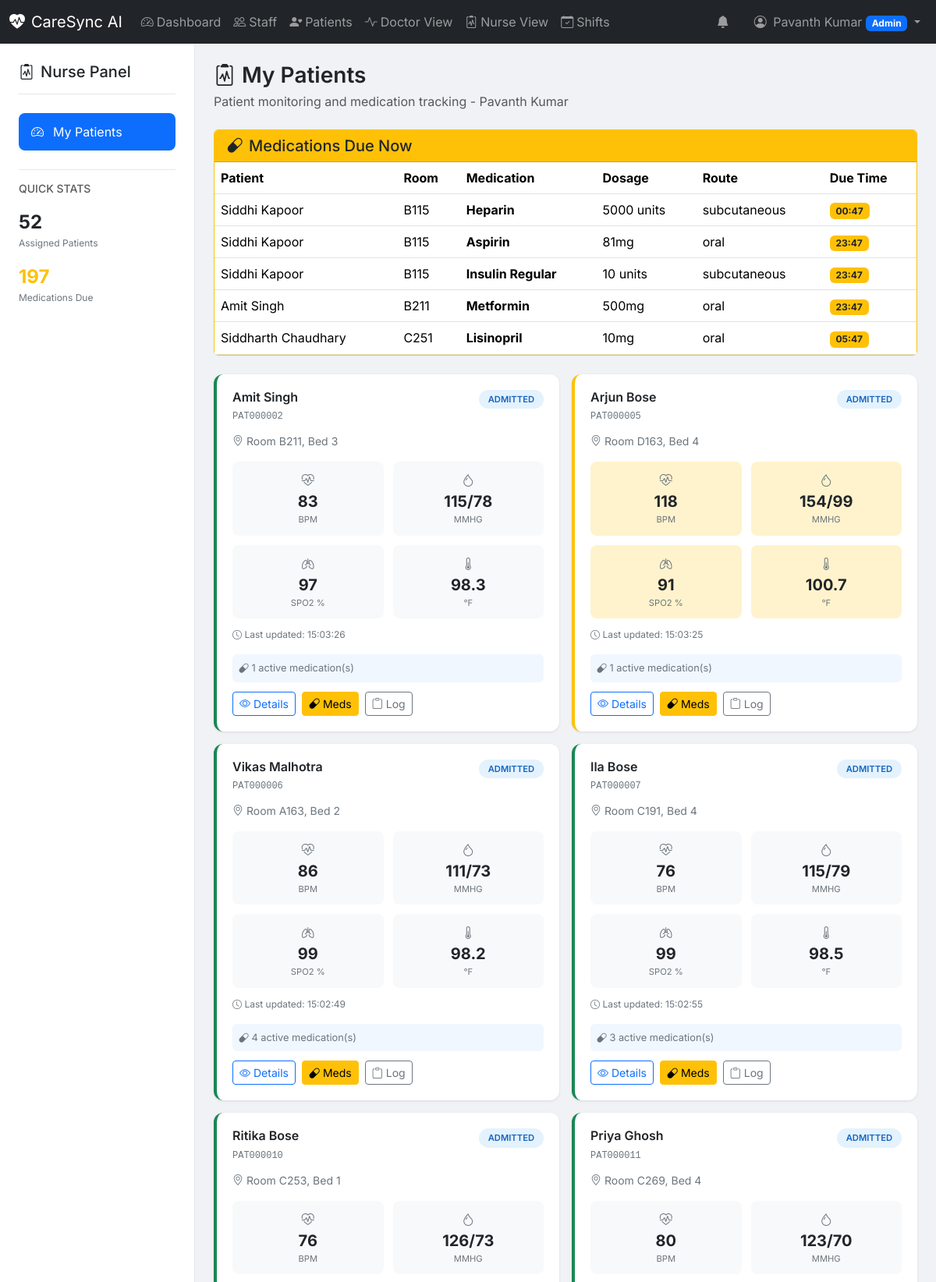
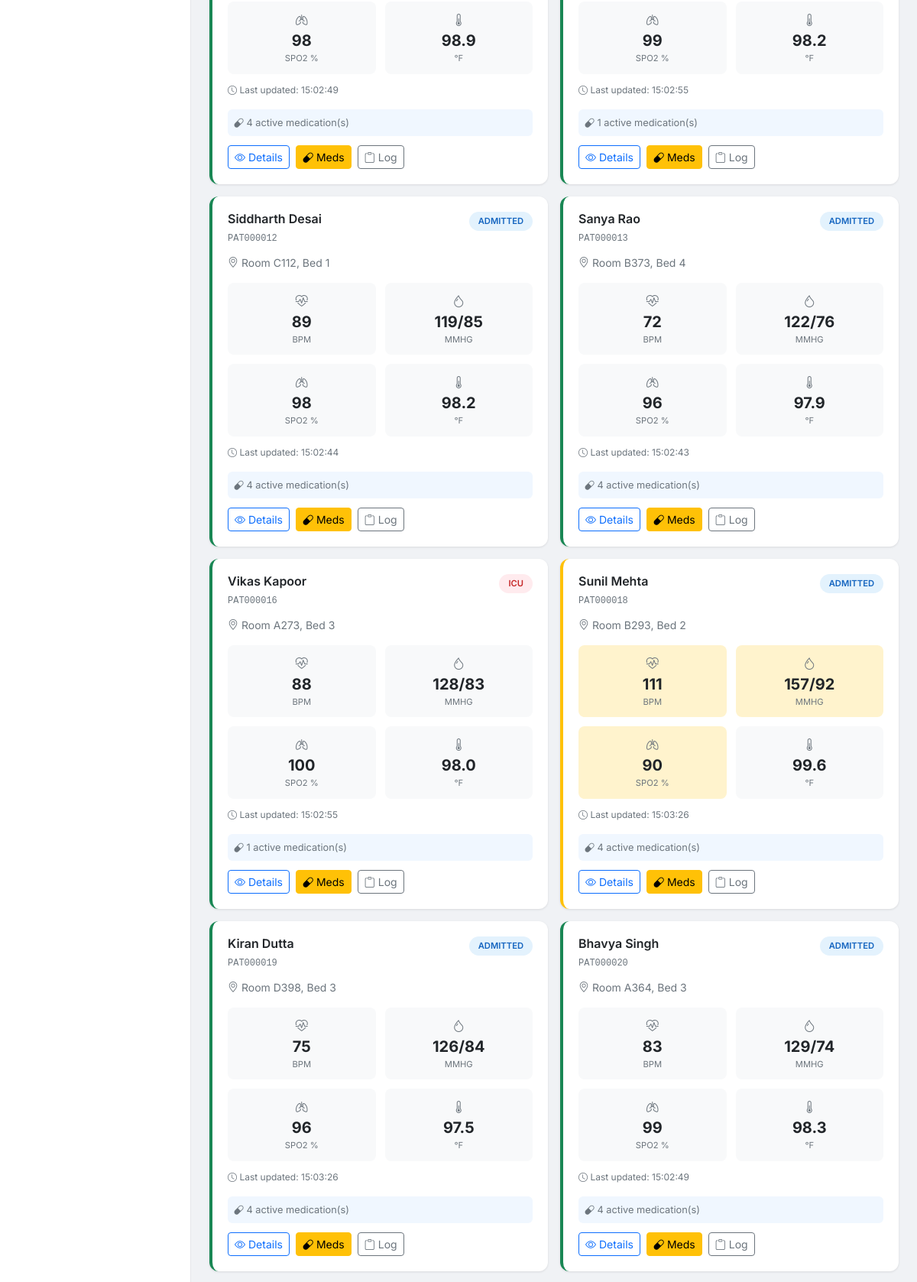
The app's page /nurse (signed in, upper part) with its own data (2 pictures, top to bottom).
### models.py (models this page shows, shortened)
class StaffMember(db.Model):
    __tablename__ = 'staff_members'
    id = db.Column(db.Integer, primary_key=True)
    staff_id = db.Column(db.String(50), unique=True, nullable=False)
    password_hash = db.Column(db.String(256), nullable=False)
    first_name = db.Column(db.String(100), nullable=False)
    last_name = db.Column(db.String(100), nullable=False)
    email = db.Column(db.String(120), unique=True, nullable=False)
    phone = db.Column(db.String(20), nullable=True)
    role = db.Column(db.String(20), nullable=False)  # 'admin', 'doctor', 'nurse'
    department = db.Column(db.String(100), nullable=True)
    specialization = db.Column(db.String(100), nullable=True)
    is_on_duty = db.Column(db.Boolean, default=False)
    is_active = db.Column(db.Boolean, default=True)
    created_at = db.Column(db.DateTime, default=datetime.now)
    updated_at = db.Column(db.DateTime, default=datetime.now, onupdate=datetime.now)
    @property
    def full_name(self):
        return f"{self.first_name} {self.last_name}"

class Medication(db.Model):
    __tablename__ = 'medications'
    id = db.Column(db.Integer, primary_key=True)
    patient_id = db.Column(db.Integer, db.ForeignKey('patients.id'), nullable=False)
    name = db.Column(db.String(200), nullable=False)
    dosage = db.Column(db.String(100), nullable=False)
    frequency = db.Column(db.String(100), nullable=False)
    route = db.Column(db.String(50), nullable=True)  # oral, IV, injection, etc.
    start_date = db.Column(db.DateTime, nullable=False)
    end_date = db.Column(db.DateTime, nullable=True)
    last_administered = db.Column(db.DateTime, nullable=True)
    next_due = db.Column(db.DateTime, nullable=True)
    prescribed_by_id = db.Column(db.Integer, db.ForeignKey('staff_members.id'), nullable=True)
    notes = db.Column(db.Text, nullable=True)
    is_active = db.Column(db.Boolean, default=True)
    created_at = db.Column(db.DateTime, default=datetime.now)
    patient = db.relationship('Patient', backref='medications')
    prescribed_by = db.relationship('StaffMember', backref='prescribed_medications')

class Patient(db.Model):
    __tablename__ = 'patients'
    id = db.Column(db.Integer, primary_key=True)
    patient_id = db.Column(db.String(50), unique=True, nullable=False)
    first_name = db.Column(db.String(100), nullable=False)
    last_name = db.Column(db.String(100), nullable=False)
    date_of_birth = db.Column(db.Date, nullable=False)
    gender = db.Column(db.String(10), nullable=False)
    blood_type = db.Column(db.String(5), nullable=True)
    phone = db.Column(db.String(20), nullable=True)
    email = db.Column(db.String(120), nullable=True)
    address = db.Column(db.Text, nullable=True)
    emergency_contact_name = db.Column(db.String(100), nullable=True)
    emergency_contact_phone = db.Column(db.String(20), nullable=True)
    room_number = db.Column(db.String(20), nullable=True)
    bed_number = db.Column(db.String(10), nullable=True)
    status = db.Column(db.String(20), default='admitted')  # admitted, discharged, emergency, icu
    admission_date = db.Column(db.DateTime, default=datetime.now)
    discharge_date = db.Column(db.DateTime, nullable=True)
    diagnosis = db.Column(db.Text, nullable=True)
    notes = db.Column(db.Text, nullable=True)
    assigned_doctor_id = db.Column(db.Integer, db.ForeignKey('staff_members.id'), nullable=True)
    assigned_nurse_id = db.Column(db.Integer, db.ForeignKey('staff_members.id'), nullable=True)
    created_at = db.Column(db.DateTime, default=datetime.now)
    updated_at = db.Column(db.DateTime, default=datetime.now, onupdate=datetime.now)
    assigned_doctor = db.relationship('StaffMember', foreign_keys=[assigned_doctor_id], backref='patients_as_doctor')
    assigned_nurse = db.relationship('StaffMember', foreign_keys=[assigned_nurse_id], backref='patients_as_nurse')
    vitals = db.relationship('VitalSign', backref='patient', lazy='dynamic', order_by='desc(VitalSign.recorded_at)')
    @property
    def full_name(self):
        return f"{self.first_name} {self.last_name}"
    @property
    def latest_vitals(self):
        return self.vitals.first()

### routes.py (the view, shortened to what this page needs)
@app.route('/nurse')
@staff_login_required
@role_required('nurse', 'admin')
def nurse_dashboard():
    staff = get_staff_user()
    if staff.role == 'admin':
        patients = Patient.query.filter(Patient.status != 'discharged').all()
        active_alerts = []
    medications_due = Medication.query.filter(
        Medication.is_active == True,
        Medication.next_due <= datetime.now()
    ).all()
    return render_template('nurse/dashboard.html',
        staff=staff,
        patients=patients,
        active_alerts=active_alerts,
        medications_due=medications_due
    )

### templates/nurse/dashboard.html (shortened to what this page needs)
{% extends "dashboard_base.html" %}
{% block sidebar %}
<div class="sidebar-content">
    <div class="sidebar-header">
        <h5><i class="bi bi-clipboard2-pulse me-2"></i>Nurse Panel</h5>
    </div>
    <nav class="sidebar-nav">
        <a href="{{ url_for('nurse_dashboard') }}" class="nav-link active">
            <i class="bi bi-speedometer2"></i>My Patients
        </a>
    </nav>
    <div class="sidebar-section mt-4">
        <h6 class="text-muted text-uppercase small">Quick Stats</h6>
        <div class="quick-stat">
            <span>{{ patients|length }}</span>
            <label>Assigned Patients</label>
        </div>
        <div class="quick-stat">
            <span class="text-warning">{{ medications_due|length }}</span>
            <label>Medications Due</label>
        </div>
    </div>
</div>
{% endblock %}
{% block dashboard_content %}
{% set critical_alerts = active_alerts|selectattr('severity', 'equalto', 'critical')|list %}
<div class="page-header">
    <h1><i class="bi bi-clipboard2-pulse me-2"></i>My Patients</h1>
    <p class="text-muted">Patient monitoring and medication tracking - {{ staff.full_name }}</p>
</div>
{% if medications_due %}
<div class="card mb-4 border-warning">
    <div class="card-header bg-warning text-dark">
        <h5 class="mb-0"><i class="bi bi-capsule me-2"></i>Medications Due Now</h5>
    </div>
    <div class="card-body p-0">
        <div class="table-responsive">
            <table class="table table-hover mb-0">
                <thead>
                    <tr>
                        <th>Patient</th>
                        <th>Room</th>
                        <th>Medication</th>
                        <th>Dosage</th>
                        <th>Route</th>
                        <th>Due Time</th>
                    </tr>
                </thead>
                <tbody>
                    {% for med in medications_due[:5] %}
                    <tr>
                        <td>{{ med.patient.full_name }}</td>
                        <td>{{ med.patient.room_number or '-' }}</td>
                        <td><strong>{{ med.name }}</strong></td>
                        <td>{{ med.dosage }}</td>
                        <td>{{ med.route or 'oral' }}</td>
                        <td>
                            <span class="badge bg-warning text-dark">
                                {{ med.next_due.strftime('%H:%M') if med.next_due else 'Now' }}
                            </span>
                        </td>
                    </tr>
                    {% endfor %}
                </tbody>
            </table>
        </div>
    </div>
</div>
{% endif %}
<div class="patients-grid" id="patientsGrid">
    {% for patient in patients %}
    <div class="patient-card patient-{{ patient.latest_vitals.status if patient.latest_vitals else 'normal' }}"
         data-patient-id="{{ patient.id }}">
        <div class="patient-header">
            <div class="patient-info">
                <h5>{{ patient.full_name }}</h5>
                <span class="patient-id">{{ patient.patient_id }}</span>
            </div>
            <span class="status-badge status-{{ patient.status }}">
                {{ patient.status|upper }}
            </span>
        </div>
        <div class="patient-location">
            <i class="bi bi-geo-alt"></i>
            Room {{ patient.room_number or '-' }}, Bed {{ patient.bed_number or '-' }}
        </div>
        {% if patient.latest_vitals %}
        <div class="vitals-grid">
            <div class="vital-item vital-{{ 'critical' if patient.latest_vitals.heart_rate and (patient.latest_vitals.heart_rate < 50 or patient.latest_vitals.heart_rate > 130) else 'warning' if patient.latest_vitals.heart_rate and (patient.latest_vitals.heart_rate < 60 or patient.latest_vitals.heart_rate > 100) else 'normal' }}">
                <i class="bi bi-heart-pulse"></i>
                <div class="vital-value" data-vital="heart_rate">{{ patient.latest_vitals.heart_rate|int if patient.latest_vitals.heart_rate else '--' }}</div>
                <div class="vital-label">bpm</div>
            </div>
            <div class="vital-item vital-{{ 'critical' if patient.latest_vitals.blood_pressure_systolic and (patient.latest_vitals.blood_pressure_systolic < 90 or patient.latest_vitals.blood_pressure_systolic > 160) else 'warning' if patient.latest_vitals.blood_pressure_systolic and (patient.latest_vitals.blood_pressure_systolic < 100 or patient.latest_vitals.blood_pressure_systolic > 140) else 'normal' }}">
                <i class="bi bi-droplet"></i>
                <div class="vital-value" data-vital="bp">{{ patient.latest_vitals.blood_pressure_systolic|int if patient.latest_vitals.blood_pressure_systolic else '--' }}/{{ patient.latest_vitals.blood_pressure_diastolic|int if patient.latest_vitals.blood_pressure_diastolic else '--' }}</div>
                <div class="vital-label">mmHg</div>
            </div>
            <div class="vital-item vital-{{ 'critical' if patient.latest_vitals.oxygen_saturation and patient.latest_vitals.oxygen_saturation < 90 else 'warning' if patient.latest_vitals.oxygen_saturation and patient.latest_vitals.oxygen_saturation < 95 else 'normal' }}">
                <i class="bi bi-lungs"></i>
                <div class="vital-value" data-vital="oxygen">{{ patient.latest_vitals.oxygen_saturation|int if patient.latest_vitals.oxygen_saturation else '--' }}</div>
                <div class="vital-label">SpO2 %</div>
            </div>
            <div class="vital-item vital-{{ 'critical' if patient.latest_vitals.temperature and (patient.latest_vitals.temperature < 96 or patient.latest_vitals.temperature > 102) else 'warning' if patient.latest_vitals.temperature and (patient.latest_vitals.temperature < 97 or patient.latest_vitals.temperature > 100) else 'normal' }}">
                <i class="bi bi-thermometer-half"></i>
                <div class="vital-value" data-vital="temperature">{{ '%.1f'|format(patient.latest_vitals.temperature) if patient.latest_vitals.temperature else '--' }}</div>
                <div class="vital-label">°F</div>
            </div>
        </div>
        <div class="vital-timestamp">
            <i class="bi bi-clock"></i>
            Last updated: <span data-vital="timestamp">{{ patient.latest_vitals.recorded_at.strftime('%H:%M:%S') }}</span>
        </div>
        {% else %}
        <div class="no-vitals">
            <i class="bi bi-exclamation-circle"></i>
            <p>No vital signs recorded</p>
        </div>
        {% endif %}
        {% set patient_meds = patient.medications|selectattr('is_active')|list %}
        {% if patient_meds %}
        <div class="medication-count">
            <i class="bi bi-capsule"></i>
            {{ patient_meds|length }} active medication(s)
        </div>
        {% endif %}
        <div class="patient-actions">
            <a href="{{ url_for('patient_detail', patient_id=patient.id) }}" class="btn btn-outline-primary btn-sm">
                <i class="bi bi-eye me-1"></i>Details
            </a>
            <a href="{{ url_for('patient_medications', patient_id=patient.id) }}" class="btn btn-warning btn-sm">
                <i class="bi bi-capsule me-1"></i>Meds
            </a>
            <a href="{{ url_for('add_treatment', patient_id=patient.id) }}" class="btn btn-outline-secondary btn-sm">
                <i class="bi bi-clipboard me-1"></i>Log
            </a>
        </div>
    </div>
    {% endfor %}
</div>
{% endblock %}

### templates/dashboard_base.html (shortened to what this page needs)
{% extends "base.html" %}
{% block body_class %}dashboard-page{% endblock %}
{% block navbar %}
<nav class="navbar navbar-expand-lg navbar-dark bg-dark fixed-top">
    <div class="container-fluid">
        <a class="navbar-brand" href="{{ url_for('dashboard') }}">
            <i class="bi bi-heart-pulse-fill me-2"></i>CareSync AI
        </a>
        <div class="collapse navbar-collapse" id="navbarNav">
            <ul class="navbar-nav me-auto">
                {% if staff.role == 'admin' %}
                <li class="nav-item">
                    <a class="nav-link" href="{{ url_for('admin_dashboard') }}">
                        <i class="bi bi-speedometer2 me-1"></i>Dashboard
                    </a>
                </li>
                <li class="nav-item">
                    <a class="nav-link" href="{{ url_for('admin_users') }}">
                        <i class="bi bi-people me-1"></i>Staff
                    </a>
                </li>
                <li class="nav-item">
                    <a class="nav-link" href="{{ url_for('admin_patients') }}">
                        <i class="bi bi-person-heart me-1"></i>Patients
                    </a>
                </li>
                <li class="nav-item">
                    <a class="nav-link" href="{{ url_for('doctor_dashboard') }}">
                        <i class="bi bi-activity me-1"></i>Doctor View
                    </a>
                </li>
                <li class="nav-item">
                    <a class="nav-link" href="{{ url_for('nurse_dashboard') }}">
                        <i class="bi bi-clipboard2-pulse me-1"></i>Nurse View
                    </a>
                </li>
                {% elif staff.role == 'doctor' %}
                <li class="nav-item">
                    <a class="nav-link" href="{{ url_for('doctor_dashboard') }}">
                        <i class="bi bi-speedometer2 me-1"></i>Dashboard
                    </a>
                </li>
                {% elif staff.role == 'nurse' %}
                <li class="nav-item">
                    <a class="nav-link" href="{{ url_for('nurse_dashboard') }}">
                        <i class="bi bi-speedometer2 me-1"></i>Dashboard
                    </a>
                </li>
                {% endif %}
                <li class="nav-item">
                    <a class="nav-link" href="{{ url_for('shift_management') }}">
                        <i class="bi bi-calendar-check me-1"></i>Shifts
                    </a>
                </li>
            </ul>
            <ul class="navbar-nav">
                <li class="nav-item me-3">
                    <span class="nav-link" id="alertIndicator">
                        <i class="bi bi-bell-fill"></i>
                    </span>
                </li>
                <li class="nav-item dropdown">
                    <a class="nav-link dropdown-toggle" href="#" role="button" data-bs-toggle="dropdown">
                        <i class="bi bi-person-circle me-1"></i>
                        {{ staff.full_name }}
                        <span class="badge bg-{{ 'primary' if staff.role == 'admin' else 'success' if staff.role == 'doctor' else 'info' }}">
                            {{ staff.role|title }}
                        </span>
                    </a>
                </li>
            </ul>
        </div>
    </div>
</nav>
{% endblock %}
{% block content %}
<div class="dashboard-container">
    <div class="sidebar d-none d-lg-block">
        {% block sidebar %}{% endblock %}
    </div>
    <main class="main-content">
        {% block dashboard_content %}{% endblock %}
    </main>
</div>
{% endblock %}

### records on screen
StaffMember: full_name "Pavanth Kumar", role "Admin"
Medication: patient.full_name "Siddhi Kapoor", patient "B115", name "Heparin", dosage "5000 units", route "subcutaneous", next_due "00:47"
Medication: patient.full_name "Siddhi Kapoor", patient "B115", name "Aspirin", dosage "81mg", route "oral", next_due "23:47"
Medication: patient.full_name "Siddhi Kapoor", patient "B115", name "Insulin Regular", dosage "10 units", route "subcutaneous", next_due "23:47"
Medication: patient.full_name "Amit Singh", patient "B211", name "Metformin", dosage "500mg", route "oral", next_due "23:47"
Medication: patient.full_name "Siddharth Chaudhary", patient "C251", name "Lisinopril", dosage "10mg", route "oral", next_due "05:47"
Patient: full_name "Amit Singh", patient_id "PAT000002", status "ADMITTED", room_number "B211", bed_number "3", latest_vitals.heart_rate "83", latest_vitals.blood_pressure_systolic "115", latest_vitals.blood_pressure_diastolic "78", latest_vitals.oxygen_saturation "97", latest_vitals "98.3", latest_vitals.recorded_at "15:03:26", patient_meds "1"
Patient: full_name "Arjun Bose", patient_id "PAT000005", status "ADMITTED", room_number "D163", bed_number "4", latest_vitals.heart_rate "118", latest_vitals.blood_pressure_systolic "154", latest_vitals.blood_pressure_diastolic "99", latest_vitals.oxygen_saturation "91", latest_vitals "100.7", latest_vitals.recorded_at "15:03:25", patient_meds "1"
Patient: full_name "Vikas Malhotra", patient_id "PAT000006", status "ADMITTED", room_number "A163", bed_number "2", latest_vitals.heart_rate "86", latest_vitals.blood_pressure_systolic "111", latest_vitals.blood_pressure_diastolic "73", latest_vitals.oxygen_saturation "99", latest_vitals "98.2", latest_vitals.recorded_at "15:02:49", patient_meds "4"
Patient: full_name "Ila Bose", patient_id "PAT000007", status "ADMITTED", room_number "C191", bed_number "4", latest_vitals.heart_rate "76", latest_vitals.blood_pressure_systolic "115", latest_vitals.blood_pressure_diastolic "79", latest_vitals.oxygen_saturation "99", latest_vitals "98.5", latest_vitals.recorded_at "15:02:55", patient_meds "3"
Patient: full_name "Ritika Bose", patient_id "PAT000010", status "ADMITTED", room_number "C253", bed_number "1", latest_vitals.heart_rate "76", latest_vitals.blood_pressure_systolic "126", latest_vitals.blood_pressure_diastolic "73", latest_vitals.oxygen_saturation "98", latest_vitals "98.9", latest_vitals.recorded_at "15:02:49", patient_meds "4"
Patient: full_name "Priya Ghosh", patient_id "PAT000011", status "ADMITTED", room_number "C269", bed_number "4", latest_vitals.heart_rate "80", latest_vitals.blood_pressure_systolic "123", latest_vitals.blood_pressure_diastolic "70", latest_vitals.oxygen_saturation "99", latest_vitals "98.2", latest_vitals.recorded_at "15:02:55", patient_meds "1"
Patient: full_name "Siddharth Desai", patient_id "PAT000012", status "ADMITTED", room_number "C112", bed_number "1", latest_vitals.heart_rate "89", latest_vitals.blood_pressure_systolic "119", latest_vitals.blood_pressure_diastolic "85", latest_vitals.oxygen_saturation "98", latest_vitals "98.2", latest_vitals.recorded_at "15:02:44", patient_meds "4"
Patient: full_name "Sanya Rao", patient_id "PAT000013", status "ADMITTED", room_number "B373", bed_number "4", latest_vitals.heart_rate "72", latest_vitals.blood_pressure_systolic "122", latest_vitals.blood_pressure_diastolic "76", latest_vitals.oxygen_saturation "96", latest_vitals "97.9", latest_vitals.recorded_at "15:02:43", patient_meds "4"
Patient: full_name "Vikas Kapoor", patient_id "PAT000016", status "ICU", room_number "A273", bed_number "3", latest_vitals.heart_rate "88", latest_vitals.blood_pressure_systolic "128", latest_vitals.blood_pressure_diastolic "83", latest_vitals.oxygen_saturation "100", latest_vitals "98.0", latest_vitals.recorded_at "15:02:55", patient_meds "1"
Patient: full_name "Sunil Mehta", patient_id "PAT000018", status "ADMITTED", room_number "B293", bed_number "2", latest_vitals.heart_rate "111", latest_vitals.blood_pressure_systolic "157", latest_vitals.blood_pressure_diastolic "92", latest_vitals.oxygen_saturation "90", latest_vitals "99.6", latest_vitals.recorded_at "15:03:26", patient_meds "4"
Patient: full_name "Kiran Dutta", patient_id "PAT000019", status "ADMITTED", room_number "D398", bed_number "3", latest_vitals.heart_rate "75", latest_vitals.blood_pressure_systolic "126", latest_vitals.blood_pressure_diastolic "84", latest_vitals.oxygen_saturation "96", latest_vitals "97.5", latest_vitals.recorded_at "15:03:26", patient_meds "4"
Patient: full_name "Bhavya Singh", patient_id "PAT000020", status "ADMITTED", room_number "A364", bed_number "3", latest_vitals.heart_rate "83", latest_vitals.blood_pressure_systolic "129", latest_vitals.blood_pressure_diastolic "74", latest_vitals.oxygen_saturation "99", latest_vitals "98.3", latest_vitals.recorded_at "15:02:49", patient_meds "4"

### other values on screen
{{ patients|length }} "52"
{{ medications_due|length }} "197"
